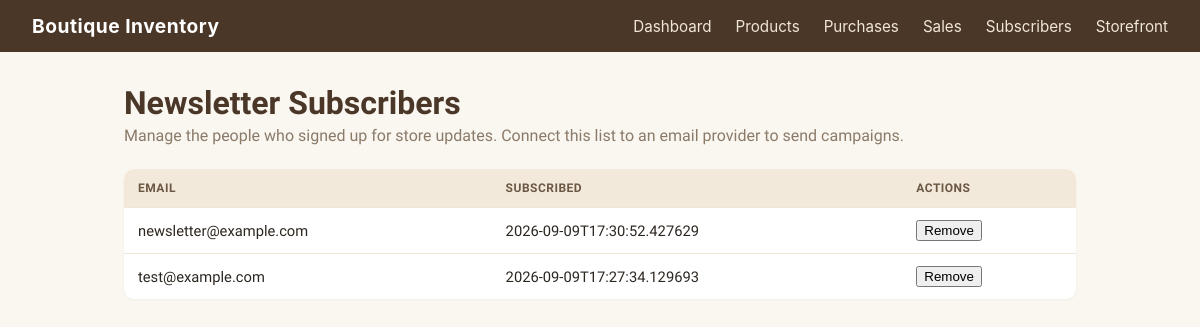
The page /admin/subscribers (signed in) on the database its author committed.
### tables this page shows
CREATE TABLE subscribers (
            id INTEGER PRIMARY KEY AUTOINCREMENT,
            email TEXT NOT NULL UNIQUE,
            subscribed_at TEXT NOT NULL
        );

### app.py (the view)
@app.route("/admin/subscribers")
def subscribers():
    if "user_id" not in session:
        return render_template("subscribers.html", subscribers=[], show_login=True)
    conn = get_connection()
    rows = conn.execute(
        "SELECT email, subscribed_at FROM subscribers ORDER BY subscribed_at DESC"
    ).fetchall()
    conn.close()
    return render_template("subscribers.html", subscribers=rows)

### app.py (called while the page is built)
def get_google_client_id():
    return os.environ.get("GOOGLE_CLIENT_ID", "").strip() or DEFAULT_GOOGLE_CLIENT_ID

@app.context_processor
def google_auth_template_context():
    return {"google_client_id": get_google_client_id()}

### db.py (called while the page is built)
def get_connection():
    os.makedirs(os.path.dirname(os.path.abspath(DB_PATH)), exist_ok=True)
    conn = sqlite3.connect(DB_PATH)
    conn.row_factory = sqlite3.Row
    conn.execute("PRAGMA foreign_keys = ON")
    return conn

### templates/subscribers.html (shortened to what this page needs)
{% extends "base.html" %}
{% block content %}
    <h1>Newsletter Subscribers</h1>
    <p class="subtitle">Manage the people who signed up for store updates. Connect this list to an email provider to send campaigns.</p>
    {% if subscribers %}
        <table>
            <tr><th>Email</th><th>Subscribed</th><th>Actions</th></tr>
            {% for subscriber in subscribers %}
            <tr>
                <td>{{ subscriber.email }}</td>
                <td>{{ subscriber.subscribed_at }}</td>
                <td>
                    <form method="post" action="{{ url_for('delete_subscriber') }}" style="margin:0;">
                        <button type="submit">Remove</button>
                    </form>
                </td>
            </tr>
            {% endfor %}
        </table>
    {% else %}
        <p class="empty-state">No newsletter subscribers yet.</p>
    {% endif %}
{% endblock %}

### static/style.css (style rules this page uses)
* { box-sizing: border-box; }
body { margin: 0; font-family: "Inter Tight", -apple-system, "Segoe UI", Arial, sans-serif; background: #faf6f0; color: #2c2620; }
h1 { color: #4a3728; margin-bottom: 4px; }
.subtitle { color: #8a7a68; margin-top: 0; margin-bottom: 24px; }
table { width: 100%; border-collapse: collapse; background: #fff; border-radius: 10px; overflow: hidden; box-shadow: 0 1px 3px rgba(0,0,0,0.04); }
th, td { text-align: left; padding: 12px 14px; border-bottom: 1px solid #f0e6d8; font-size: 0.92rem; }
th { background: #f3e9db; color: #6b5844; font-weight: 600; text-transform: uppercase; font-size: 0.75rem; letter-spacing: 0.5px; }
tr:last-child td { border-bottom: none; }

### rows shown on the page
subscribers: email "newsletter@example.com", subscribed_at "2026-09-09T17:30:52.427629"
subscribers: email "test@example.com", subscribed_at "2026-09-09T17:27:34.129693"
